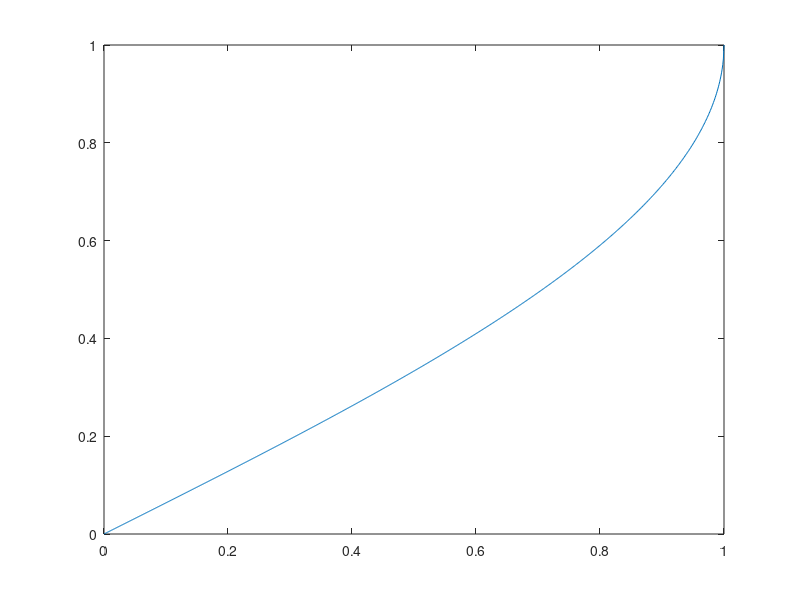

Reproduce this figure in MATLAB.
prev_chest_c = 79.8;
avg_chest_c = 70;
range = 19;
relative_c = 0.4956;

phi = 0.77;
phi = 0.2475*pi;
f = 0.21;
dt = 0.5;

%plotting the breathing f
t = 0:0.01:10;
f = 1.3;
plot(t,sin(t*f));grid on;
%the value of x(9) = sin(9*f)
t_9_f_9 = sin(9*f)
%assume that on t=9 the there is a change in f
f = 1.5;
plot(t,sin(t*f));grid on;
t_10_f_1_2 = sin(10*f)
%now the value of x seems to have skipped several time steps

%sin(2*pi* f * dt + phi)


%plots:
t = 0:0.001:1;
%sinus curve
plot(t,sin(t*0.5*pi))
%inverse sinus
plot(t,asin(t)/pi * 2)

